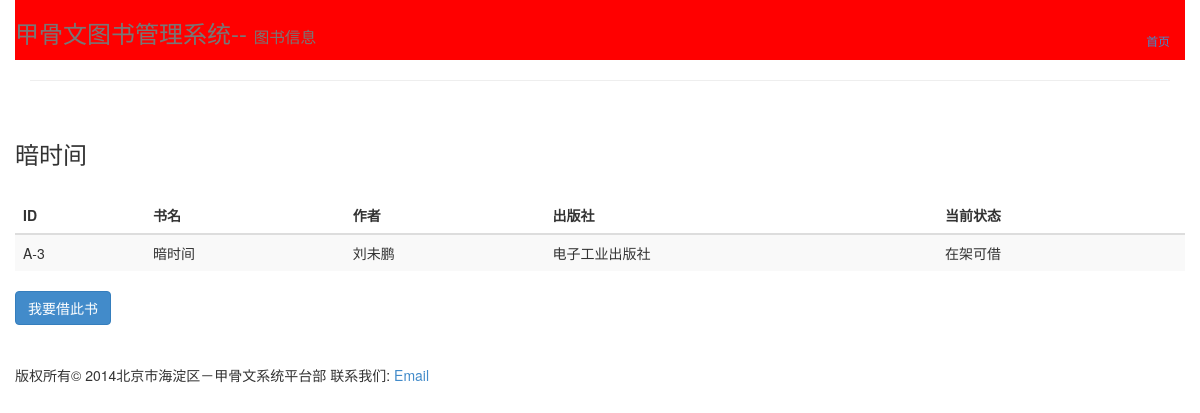
/books/profile/A-3/, run on an earlier commit of the app's database.
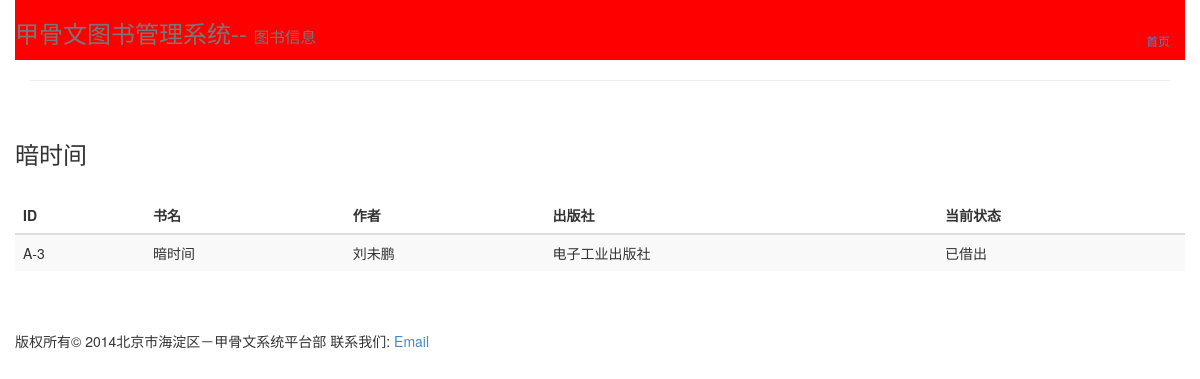
And on a later commit of the database.
### books/models.py (models this page shows, shortened)
class Book(models.Model):
    identifier = models.CharField(max_length=10, primary_key=True)
    name = models.CharField(max_length=50)
    author = models.CharField(max_length=50)
    publisher = models.CharField(max_length=50)
    status = models.CharField(max_length=20)
    class Meta:
        db_table = 'books'

### books/views.py (the view)
# urls.py: url(r'^profile/(?P<bookid>[-A-Z0-9]+)/$', 'bookinfo', name='bookinfo'),
def bookinfo(request, bookid):
    book = Book.objects.get(identifier=bookid)
    return render_to_response('books/bookinfo.html', \
        RequestContext(request, {'book': book, }))

### books/templates/books/bookinfo.html (shortened to what this page needs)
{% extends "base.html" %}
{% block headline %}甲骨文图书管理系统-- <small>图书信息</small>{% endblock %}
{% block header %}
<ul class="nav nav-pills pull-right">
  <li><a href="{% url 'books:index' %}"><small>首页</small></a></li>
</ul>
{% endblock %}
{% block content %}
<h3>{{ book.name }}</h3>
<br />
<table class="table table-striped">
  <thead>
    <tr>
      <th>ID</th>
      <th>书名</th>
      <th>作者</th>
      <th>出版社</th>
      <th>当前状态</th>
    </tr>
  </thead>
  <tbody>
    <tr>
      <td>{{ book.identifier }}</a></td>
      <td>{{ book.name }}</td>
      <td>{{ book.author }}</td>
      <td>{{ book.publisher }}</td>
      <td>{{ book.status }}</td>
    </tr>
  </tbody>
</table>
{% if book.status == "在架可借" %}
<form class="" action="/books/borrow/{{ book.identifier }}/" method="post">{% csrf_token %}
  <input type="submit" class="btn btn-primary" value="我要借此书" />
</form>
{% endif %}
{% endblock %}

What changed in the data, as far as the page shows it:
changed Book "暗时间": status "在架可借" → "已借出"
Also different on the page:
form field value: "我要借此书" → (not shown)
